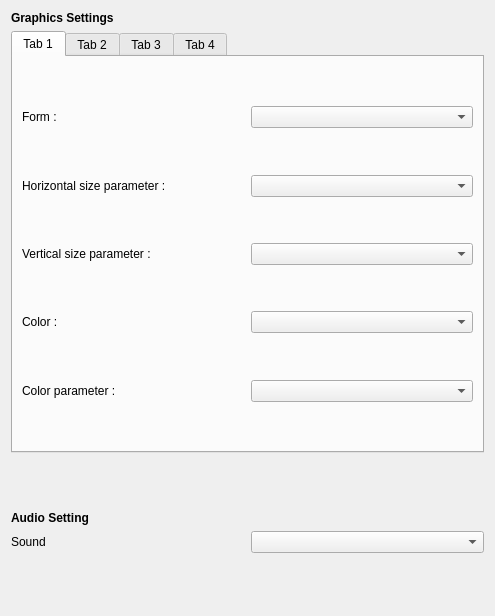
<?xml version="1.0" encoding="UTF-8"?>
<ui version="4.0">
 <class>Selector</class>
 <widget class="QWidget" name="Selector">
  <property name="geometry">
   <rect>
    <x>0</x>
    <y>0</y>
    <width>495</width>
    <height>616</height>
   </rect>
  </property>
  <property name="sizePolicy">
   <sizepolicy hsizetype="Expanding" vsizetype="Expanding">
    <horstretch>0</horstretch>
    <verstretch>0</verstretch>
   </sizepolicy>
  </property>
  <property name="mouseTracking">
   <bool>false</bool>
  </property>
  <property name="tabletTracking">
   <bool>false</bool>
  </property>
  <property name="windowTitle">
   <string>Selector</string>
  </property>
  <layout class="QGridLayout" name="gridLayout">
   <item row="0" column="0">
    <layout class="QVBoxLayout" name="verticalLayout_2">
     <item>
      <widget class="QLabel" name="label_graphical_settings">
       <property name="font">
        <font>
         <weight>75</weight>
         <bold>true</bold>
        </font>
       </property>
       <property name="text">
        <string>Graphics Settings</string>
       </property>
      </widget>
     </item>
     <item>
      <layout class="QHBoxLayout" name="horizontalLayout">
       <item>
        <widget class="QTabWidget" name="tabWidget">
         <property name="currentIndex">
          <number>0</number>
         </property>
         <widget class="QWidget" name="tab">
          <attribute name="title">
           <string>Tab 1</string>
          </attribute>
          <layout class="QGridLayout" name="gridLayout_3">
           <property name="sizeConstraint">
            <enum>QLayout::SetDefaultConstraint</enum>
           </property>
           <item row="0" column="0">
            <layout class="QVBoxLayout" name="verticalLayout">
             <item>
              <spacer name="verticalSpacer_6">
               <property name="orientation">
                <enum>Qt::Vertical</enum>
               </property>
               <property name="sizeHint" stdset="0">
                <size>
                 <width>20</width>
                 <height>40</height>
                </size>
               </property>
              </spacer>
             </item>
             <item>
              <layout class="QHBoxLayout" name="horizontalLayout_3">
               <item>
                <widget class="QLabel" name="FormLabel_1">
                 <property name="maximumSize">
                  <size>
                   <width>16777215</width>
                   <height>16777215</height>
                  </size>
                 </property>
                 <property name="text">
                  <string>Form :</string>
                 </property>
                 <property name="textFormat">
                  <enum>Qt::AutoText</enum>
                 </property>
                </widget>
               </item>
               <item>
                <widget class="QComboBox" name="FormComboBox_1"/>
               </item>
              </layout>
             </item>
             <item>
              <spacer name="verticalSpacer">
               <property name="orientation">
                <enum>Qt::Vertical</enum>
               </property>
               <property name="sizeHint" stdset="0">
                <size>
                 <width>20</width>
                 <height>40</height>
                </size>
               </property>
              </spacer>
             </item>
             <item>
              <layout class="QHBoxLayout" name="horizontalLayout_5">
               <item>
                <widget class="QLabel" name="HorizontalSizeParameterLabel_1">
                 <property name="text">
                  <string>Horizontal size parameter :</string>
                 </property>
                </widget>
               </item>
               <item>
                <widget class="QComboBox" name="HorizontalSizeParameterComboBox_1"/>
               </item>
              </layout>
             </item>
             <item>
              <spacer name="verticalSpacer_2">
               <property name="orientation">
                <enum>Qt::Vertical</enum>
               </property>
               <property name="sizeHint" stdset="0">
                <size>
                 <width>20</width>
                 <height>40</height>
                </size>
               </property>
              </spacer>
             </item>
             <item>
              <layout class="QHBoxLayout" name="horizontalLayout_6">
               <item>
                <widget class="QLabel" name="VerticalSizeParameterLabel_1">
                 <property name="text">
                  <string>Vertical size parameter :</string>
                 </property>
                </widget>
               </item>
               <item>
                <widget class="QComboBox" name="VerticalSizeParameterComboBox_1"/>
               </item>
              </layout>
             </item>
             <item>
              <spacer name="verticalSpacer_3">
               <property name="orientation">
                <enum>Qt::Vertical</enum>
               </property>
               <property name="sizeHint" stdset="0">
                <size>
                 <width>20</width>
                 <height>40</height>
                </size>
               </property>
              </spacer>
             </item>
             <item>
              <layout class="QHBoxLayout" name="horizontalLayout_4">
               <item>
                <widget class="QLabel" name="ColorLabel_1">
                 <property name="text">
                  <string>Color :</string>
                 </property>
                </widget>
               </item>
               <item>
                <widget class="QComboBox" name="ColorComboBox_1"/>
               </item>
              </layout>
             </item>
             <item>
              <spacer name="verticalSpacer_4">
               <property name="orientation">
                <enum>Qt::Vertical</enum>
               </property>
               <property name="sizeHint" stdset="0">
                <size>
                 <width>20</width>
                 <height>40</height>
                </size>
               </property>
              </spacer>
             </item>
             <item>
              <layout class="QHBoxLayout" name="horizontalLayout_2">
               <item>
                <widget class="QLabel" name="ColorParameterLabel_1">
                 <property name="text">
                  <string>Color parameter :</string>
                 </property>
                </widget>
               </item>
               <item>
                <widget class="QComboBox" name="ColorParameterComboBox_1"/>
               </item>
              </layout>
             </item>
             <item>
              <spacer name="verticalSpacer_5">
               <property name="orientation">
                <enum>Qt::Vertical</enum>
               </property>
               <property name="sizeHint" stdset="0">
                <size>
                 <width>20</width>
                 <height>40</height>
                </size>
               </property>
              </spacer>
             </item>
            </layout>
           </item>
          </layout>
         </widget>
         <widget class="QWidget" name="tab_2">
          <attribute name="title">
           <string>Tab 2</string>
          </attribute>
          <layout class="QGridLayout" name="gridLayout_4">
           <item row="0" column="0">
            <layout class="QVBoxLayout" name="verticalLayout_6">
             <item>
              <spacer name="verticalSpacer_7">
               <property name="orientation">
                <enum>Qt::Vertical</enum>
               </property>
               <property name="sizeHint" stdset="0">
                <size>
                 <width>20</width>
                 <height>40</height>
                </size>
               </property>
              </spacer>
             </item>
             <item>
              <layout class="QHBoxLayout" name="horizontalLayout_7">
               <item>
                <widget class="QLabel" name="FormLabel_2">
                 <property name="text">
                  <string>Form :</string>
                 </property>
                 <property name="textFormat">
                  <enum>Qt::AutoText</enum>
                 </property>
                </widget>
               </item>
               <item>
                <widget class="QComboBox" name="FormComboBox_2"/>
               </item>
              </layout>
             </item>
             <item>
              <spacer name="verticalSpacer_8">
               <property name="orientation">
                <enum>Qt::Vertical</enum>
               </property>
               <property name="sizeHint" stdset="0">
                <size>
                 <width>20</width>
                 <height>40</height>
                </size>
               </property>
              </spacer>
             </item>
             <item>
              <layout class="QHBoxLayout" name="horizontalLayout_8">
               <item>
                <widget class="QLabel" name="HorizontalSizeParameterLabel_2">
                 <property name="text">
                  <string>Horizontal size parameter :</string>
                 </property>
                </widget>
               </item>
               <item>
                <widget class="QComboBox" name="HorizontalSizeParameterComboBox_2"/>
               </item>
              </layout>
             </item>
             <item>
              <spacer name="verticalSpacer_9">
               <property name="orientation">
                <enum>Qt::Vertical</enum>
               </property>
               <property name="sizeHint" stdset="0">
                <size>
                 <width>20</width>
                 <height>40</height>
                </size>
               </property>
              </spacer>
             </item>
             <item>
              <layout class="QHBoxLayout" name="horizontalLayout_9">
               <item>
                <widget class="QLabel" name="VerticalSizeParameterLabel_2">
                 <property name="text">
                  <string>Vertical size parameter :</string>
                 </property>
                </widget>
               </item>
               <item>
                <widget class="QComboBox" name="VerticalSizeParameterComboBox_2"/>
               </item>
              </layout>
             </item>
             <item>
              <spacer name="verticalSpacer_10">
               <property name="orientation">
                <enum>Qt::Vertical</enum>
               </property>
               <property name="sizeHint" stdset="0">
                <size>
                 <width>20</width>
                 <height>40</height>
                </size>
               </property>
              </spacer>
             </item>
             <item>
              <layout class="QHBoxLayout" name="horizontalLayout_10">
               <item>
                <widget class="QLabel" name="ColorLabel_2">
                 <property name="text">
                  <string>Color :</string>
                 </property>
                </widget>
               </item>
               <item>
                <widget class="QComboBox" name="ColorComboBox_2"/>
               </item>
              </layout>
             </item>
             <item>
              <spacer name="verticalSpacer_11">
               <property name="orientation">
                <enum>Qt::Vertical</enum>
               </property>
               <property name="sizeHint" stdset="0">
                <size>
                 <width>20</width>
                 <height>40</height>
                </size>
               </property>
              </spacer>
             </item>
             <item>
              <layout class="QHBoxLayout" name="horizontalLayout_11">
               <item>
                <widget class="QLabel" name="ColorParameterLabel_2">
                 <property name="text">
                  <string>Color parameter :</string>
                 </property>
                </widget>
               </item>
               <item>
                <widget class="QComboBox" name="ColorParameterComboBox_2"/>
               </item>
              </layout>
             </item>
             <item>
              <spacer name="verticalSpacer_12">
               <property name="orientation">
                <enum>Qt::Vertical</enum>
               </property>
               <property name="sizeHint" stdset="0">
                <size>
                 <width>20</width>
                 <height>40</height>
                </size>
               </property>
              </spacer>
             </item>
            </layout>
           </item>
          </layout>
         </widget>
         <widget class="QWidget" name="tab_3">
          <attribute name="title">
           <string>Tab 3</string>
          </attribute>
          <layout class="QGridLayout" name="gridLayout_5">
           <item row="0" column="0">
            <layout class="QVBoxLayout" name="verticalLayout_5">
             <item>
              <spacer name="verticalSpacer_13">
               <property name="orientation">
                <enum>Qt::Vertical</enum>
               </property>
               <property name="sizeHint" stdset="0">
                <size>
                 <width>20</width>
                 <height>40</height>
                </size>
               </property>
              </spacer>
             </item>
             <item>
              <layout class="QHBoxLayout" name="horizontalLayout_12">
               <item>
                <widget class="QLabel" name="FormLabel_3">
                 <property name="text">
                  <string>Form :</string>
                 </property>
                 <property name="textFormat">
                  <enum>Qt::AutoText</enum>
                 </property>
                </widget>
               </item>
               <item>
                <widget class="QComboBox" name="FormComboBox_3"/>
               </item>
              </layout>
             </item>
             <item>
              <spacer name="verticalSpacer_14">
               <property name="orientation">
                <enum>Qt::Vertical</enum>
               </property>
               <property name="sizeHint" stdset="0">
                <size>
                 <width>20</width>
                 <height>40</height>
                </size>
               </property>
              </spacer>
             </item>
             <item>
              <layout class="QHBoxLayout" name="horizontalLayout_13">
               <item>
                <widget class="QLabel" name="HorizontalSizeParameterLabel_3">
                 <property name="text">
                  <string>Horizontal size parameter :</string>
                 </property>
                </widget>
               </item>
               <item>
                <widget class="QComboBox" name="HorizontalSizeParameterComboBox_3"/>
               </item>
              </layout>
             </item>
             <item>
              <spacer name="verticalSpacer_15">
               <property name="orientation">
                <enum>Qt::Vertical</enum>
               </property>
               <property name="sizeHint" stdset="0">
                <size>
                 <width>20</width>
                 <height>40</height>
                </size>
               </property>
              </spacer>
             </item>
             <item>
              <layout class="QHBoxLayout" name="horizontalLayout_14">
               <item>
                <widget class="QLabel" name="VerticalSizeParameterLabel_3">
                 <property name="text">
                  <string>Vertical size parameter :</string>
                 </property>
                </widget>
               </item>
               <item>
                <widget class="QComboBox" name="VerticalSizeParameterComboBox_3"/>
               </item>
              </layout>
             </item>
             <item>
              <spacer name="verticalSpacer_16">
               <property name="orientation">
                <enum>Qt::Vertical</enum>
               </property>
               <property name="sizeHint" stdset="0">
                <size>
                 <width>20</width>
                 <height>40</height>
                </size>
               </property>
              </spacer>
             </item>
             <item>
              <layout class="QHBoxLayout" name="horizontalLayout_15">
               <item>
                <widget class="QLabel" name="ColorLabel_3">
                 <property name="text">
                  <string>Color :</string>
                 </property>
                </widget>
               </item>
               <item>
                <widget class="QComboBox" name="ColorComboBox_3"/>
               </item>
              </layout>
             </item>
             <item>
              <spacer name="verticalSpacer_17">
               <property name="orientation">
                <enum>Qt::Vertical</enum>
               </property>
               <property name="sizeHint" stdset="0">
                <size>
                 <width>20</width>
                 <height>40</height>
                </size>
               </property>
              </spacer>
             </item>
             <item>
              <layout class="QHBoxLayout" name="horizontalLayout_16">
               <item>
                <widget class="QLabel" name="ColorParameterLabel_3">
                 <property name="text">
                  <string>Color parameter :</string>
                 </property>
                </widget>
               </item>
               <item>
                <widget class="QComboBox" name="ColorParameterComboBox_3"/>
               </item>
              </layout>
             </item>
             <item>
              <spacer name="verticalSpacer_18">
               <property name="orientation">
                <enum>Qt::Vertical</enum>
               </property>
               <property name="sizeHint" stdset="0">
                <size>
                 <width>20</width>
                 <height>40</height>
                </size>
               </property>
              </spacer>
             </item>
            </layout>
           </item>
          </layout>
         </widget>
         <widget class="QWidget" name="tab_4">
          <attribute name="title">
           <string>Tab 4</string>
          </attribute>
          <layout class="QGridLayout" name="gridLayout_6">
           <item row="0" column="0">
            <layout class="QVBoxLayout" name="verticalLayout_7">
             <item>
              <spacer name="verticalSpacer_19">
               <property name="orientation">
                <enum>Qt::Vertical</enum>
               </property>
               <property name="sizeHint" stdset="0">
                <size>
                 <width>20</width>
                 <height>40</height>
                </size>
               </property>
              </spacer>
             </item>
             <item>
              <layout class="QHBoxLayout" name="horizontalLayout_17">
               <item>
                <widget class="QLabel" name="FormLabel_4">
                 <property name="text">
                  <string>Form :</string>
                 </property>
                 <property name="textFormat">
                  <enum>Qt::AutoText</enum>
                 </property>
                </widget>
               </item>
               <item>
                <widget class="QComboBox" name="FormComboBox_4"/>
               </item>
              </layout>
             </item>
             <item>
              <spacer name="verticalSpacer_20">
               <property name="orientation">
                <enum>Qt::Vertical</enum>
               </property>
               <property name="sizeHint" stdset="0">
                <size>
                 <width>20</width>
                 <height>40</height>
                </size>
               </property>
              </spacer>
             </item>
             <item>
              <layout class="QHBoxLayout" name="horizontalLayout_18">
               <item>
                <widget class="QLabel" name="HorizontalSizeParameterLabel_4">
                 <property name="text">
                  <string>Horizontal size parameter :</string>
                 </property>
                </widget>
               </item>
               <item>
                <widget class="QComboBox" name="HorizontalSizeParameterComboBox_4"/>
               </item>
              </layout>
             </item>
             <item>
              <spacer name="verticalSpacer_21">
               <property name="orientation">
                <enum>Qt::Vertical</enum>
               </property>
               <property name="sizeHint" stdset="0">
                <size>
                 <width>20</width>
                 <height>40</height>
                </size>
               </property>
              </spacer>
             </item>
             <item>
              <layout class="QHBoxLayout" name="horizontalLayout_19">
               <item>
                <widget class="QLabel" name="VerticalSizeParameterLabel_4">
                 <property name="text">
                  <string>Vertical size parameter :</string>
                 </property>
                </widget>
               </item>
               <item>
                <widget class="QComboBox" name="VerticalSizeParameterComboBox_4"/>
               </item>
              </layout>
             </item>
             <item>
              <spacer name="verticalSpacer_22">
               <property name="orientation">
                <enum>Qt::Vertical</enum>
               </property>
               <property name="sizeHint" stdset="0">
                <size>
                 <width>20</width>
                 <height>40</height>
                </size>
               </property>
              </spacer>
             </item>
             <item>
              <layout class="QHBoxLayout" name="horizontalLayout_20">
               <item>
                <widget class="QLabel" name="ColorLabel_4">
                 <property name="text">
                  <string>Color :</string>
                 </property>
                </widget>
               </item>
               <item>
                <widget class="QComboBox" name="ColorComboBox_4"/>
               </item>
              </layout>
             </item>
             <item>
              <spacer name="verticalSpacer_23">
               <property name="orientation">
                <enum>Qt::Vertical</enum>
               </property>
               <property name="sizeHint" stdset="0">
                <size>
                 <width>20</width>
                 <height>40</height>
                </size>
               </property>
              </spacer>
             </item>
             <item>
              <layout class="QHBoxLayout" name="horizontalLayout_21">
               <item>
                <widget class="QLabel" name="ColorParameterLabel_4">
                 <property name="text">
                  <string>Color parameter :</string>
                 </property>
                </widget>
               </item>
               <item>
                <widget class="QComboBox" name="ColorParameterComboBox_4"/>
               </item>
              </layout>
             </item>
             <item>
              <spacer name="verticalSpacer_24">
               <property name="orientation">
                <enum>Qt::Vertical</enum>
               </property>
               <property name="sizeHint" stdset="0">
                <size>
                 <width>20</width>
                 <height>40</height>
                </size>
               </property>
              </spacer>
             </item>
            </layout>
           </item>
          </layout>
         </widget>
        </widget>
       </item>
      </layout>
     </item>
     <item>
      <spacer name="verticalSpacer_28">
       <property name="orientation">
        <enum>Qt::Vertical</enum>
       </property>
       <property name="sizeHint" stdset="0">
        <size>
         <width>20</width>
         <height>40</height>
        </size>
       </property>
      </spacer>
     </item>
     <item>
      <widget class="QLabel" name="label_sound_setting">
       <property name="font">
        <font>
         <weight>75</weight>
         <bold>true</bold>
         <underline>false</underline>
         <strikeout>false</strikeout>
        </font>
       </property>
       <property name="text">
        <string>Audio Setting</string>
       </property>
      </widget>
     </item>
     <item>
      <layout class="QHBoxLayout" name="horizontalLayout_22">
       <item>
        <widget class="QLabel" name="SoundLabel">
         <property name="text">
          <string>Sound</string>
         </property>
        </widget>
       </item>
       <item>
        <widget class="QComboBox" name="SoundComboBox"/>
       </item>
      </layout>
     </item>
     <item>
      <spacer name="verticalSpacer_25">
       <property name="orientation">
        <enum>Qt::Vertical</enum>
       </property>
       <property name="sizeHint" stdset="0">
        <size>
         <width>20</width>
         <height>40</height>
        </size>
       </property>
      </spacer>
     </item>
     <item>
      <layout class="QVBoxLayout" name="verticalLayout_3"/>
     </item>
    </layout>
   </item>
  </layout>
 </widget>
 <resources/>
 <connections/>
</ui>
